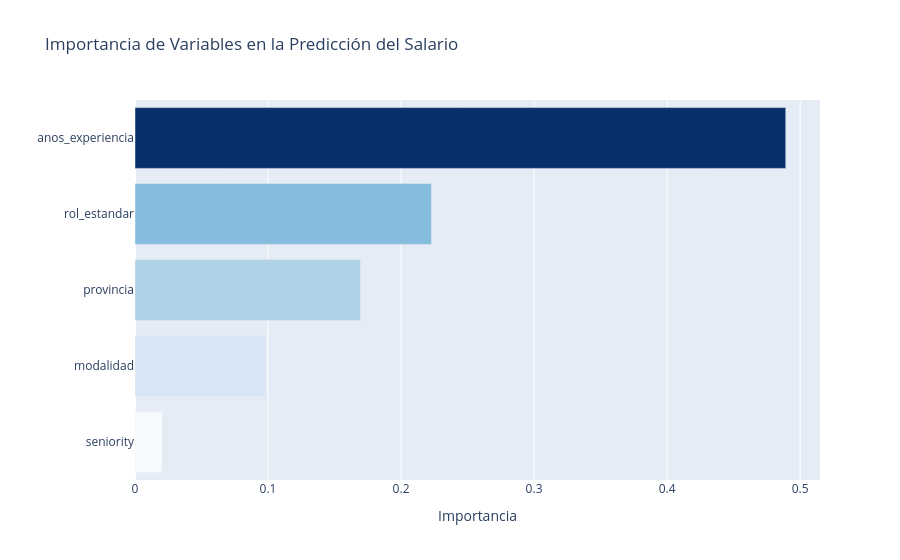

Notebook code for this chart:
### Code cell
### Celda 6 — Importancia de variables
importancias = pd.DataFrame({
    'feature': features,
    'importancia': modelo.feature_importances_
}).sort_values('importancia', ascending=True)

fig = px.bar(
    importancias,
    x='importancia',
    y='feature',
    orientation='h',
    title='Importancia de Variables en la Predicción del Salario',
    labels={'importancia': 'Importancia', 'feature': ''},
    color='importancia',
    color_continuous_scale='Blues'
)
fig.update_layout(coloraxis_showscale=False)
fig.show()

### Figure 1 — Plotly figure (JSON) as saved in the notebook; plotly's stock layout.template omitted (floating-point values rounded to 4 significant figures)
{"data": [{"hovertemplate": "Importancia=%{marker.color}<br>=%{y}<extra></extra>", "legendgroup": "", "marker": {"color": [0.02053, 0.09787, 0.1696, 0.2229, 0.4892], "coloraxis": "coloraxis", "pattern": {"shape": ""}}, "name": "", "orientation": "h", "showlegend": false, "textposition": "auto", "type": "bar", "x": [0.02053, 0.09787, 0.1696, 0.2229, 0.4892], "xaxis": "x", "y": ["seniority", "modalidad", "provincia", "rol_estandar", "anos_experiencia"], "yaxis": "y"}], "layout": {"barmode": "relative", "coloraxis": {"colorbar": {"title": {"text": "Importancia"}}, "colorscale": [[0, "rgb(247,251,255)"], [0.125, "rgb(222,235,247)"], [0.25, "rgb(198,219,239)"], [0.375, "rgb(158,202,225)"], [0.5, "rgb(107,174,214)"], [0.625, "rgb(66,146,198)"], [0.75, "rgb(33,113,181)"], [0.875, "rgb(8,81,156)"], [1, "rgb(8,48,107)"]], "showscale": false}, "legend": {"tracegroupgap": 0}, "title": {"text": "Importancia de Variables en la Predicción del Salario"}, "xaxis": {"anchor": "y", "domain": [0, 1], "title": {"text": "Importancia"}}, "yaxis": {"anchor": "x", "domain": [0, 1], "title": {"text": ""}}}}
